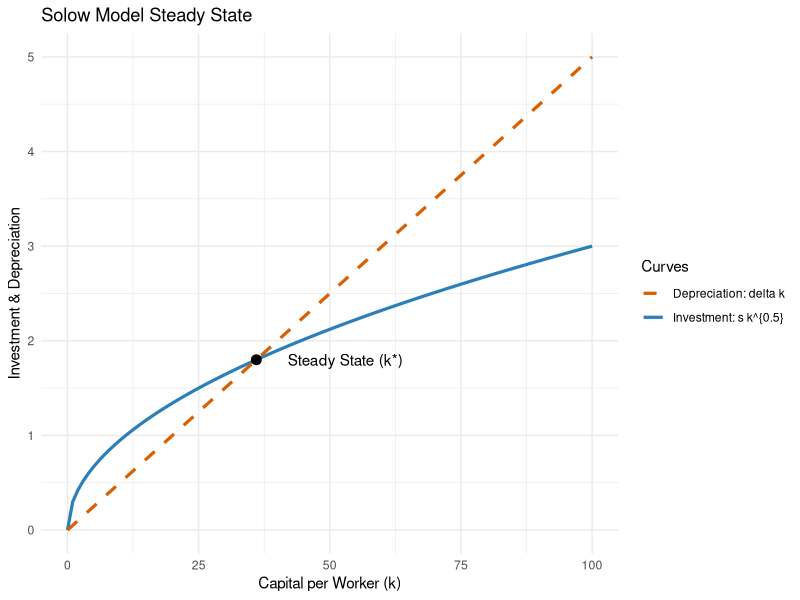
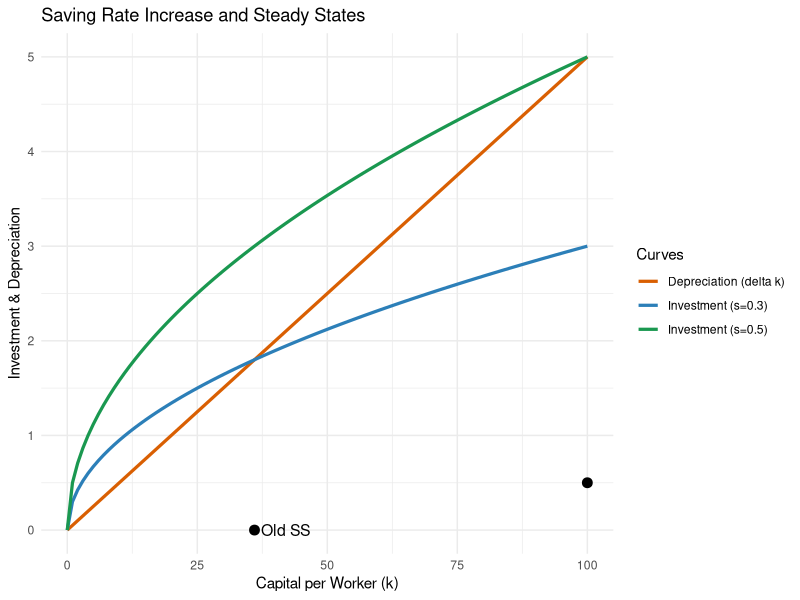
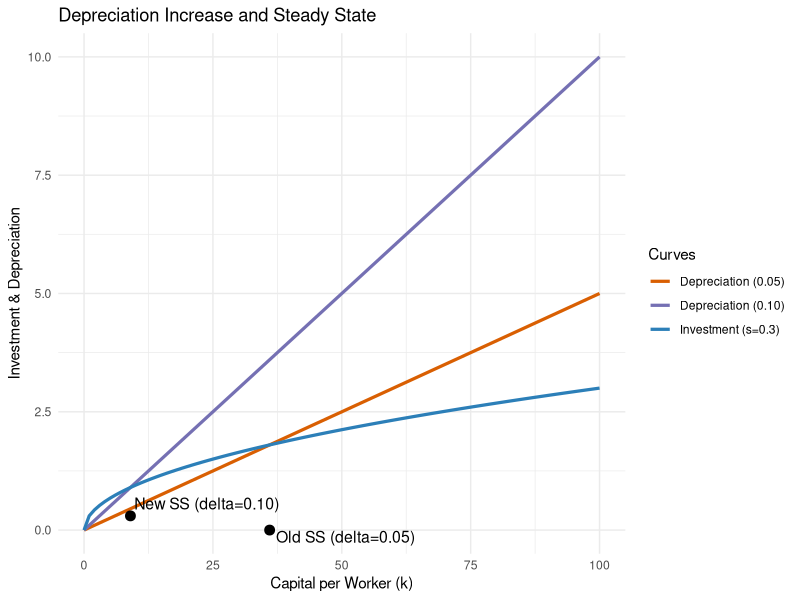
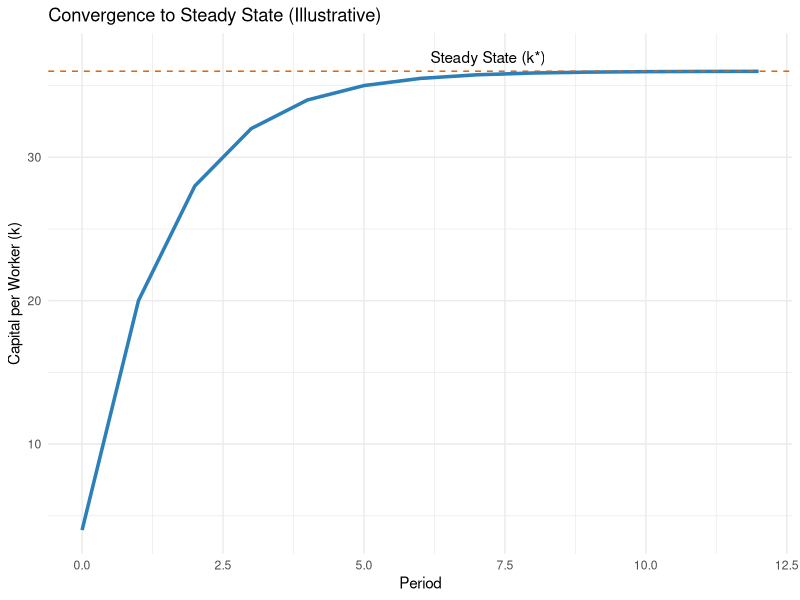
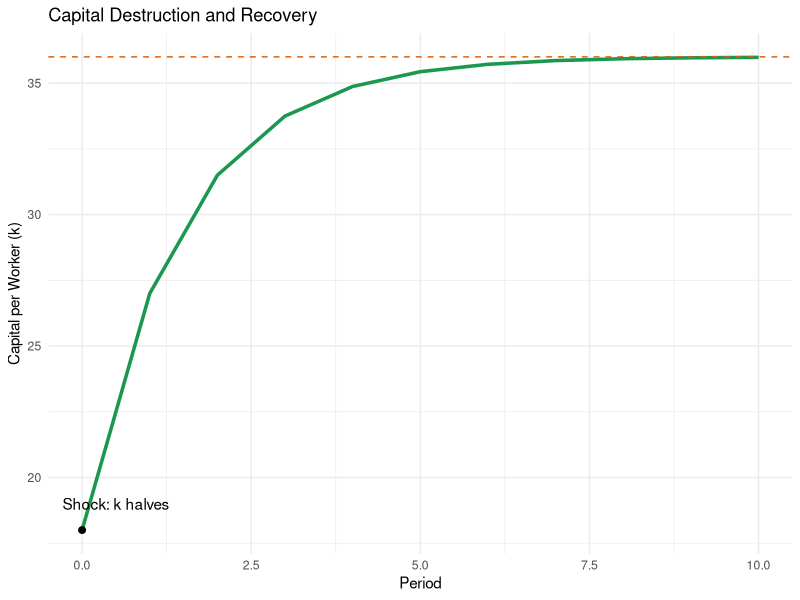

Here is the R script that generated these plots, in order:
## ---- chunk 1
#| label: setup
#| include: false
library(ggplot2)
library(dplyr)
library(ggrepel)
theme_set(theme_minimal())
## ---- chunk 2
#| label: solow-steady-state
#| fig-cap: "Solow model steady state with investment and depreciation curves."
k <- seq(0, 100, by = 1)
s <- 0.3
delta <- 0.05
invest <- s * k^0.5
deprec <- delta * k
ss_k <- (s / delta)^2

ss_idx <- which.min(abs(k - ss_k))
ss_y <- invest[ss_idx]

ss_df <- data.frame(k = ss_k, y = ss_y)

base_df <- data.frame(k = k, invest = invest, deprec = deprec)

library(scales)

 ggplot(base_df, aes(x = k)) +
  geom_line(aes(y = invest, color = "Investment: s k^{0.5}"), size = 1.1) +
  geom_line(aes(y = deprec, color = "Depreciation: delta k"), size = 1.1, linetype = "dashed") +
  geom_point(data = ss_df, aes(y = y), color = "black", size = 3) +
  annotate("text", x = ss_k + 6, y = ss_y, label = "Steady State (k*)", hjust = 0) +
  scale_color_manual(values = c("Investment: s k^{0.5}" = "#2C7FB8", "Depreciation: delta k" = "#D95F02")) +
  labs(x = "Capital per Worker (k)", y = "Investment & Depreciation", color = "Curves", title = "Solow Model Steady State") +
  xlim(0, 100) + ylim(0, max(invest, deprec))
## ---- chunk 3
#| label: solow-savings-change
#| fig-cap: "Solow model: effect of increased saving rate on steady state."
s1 <- 0.3
s2 <- 0.5
invest1 <- s1 * k^0.5
invest2 <- s2 * k^0.5
ss_k1 <- (s1 / delta)^2
ss_k2 <- (s2 / delta)^2

ss_df2 <- tibble(
  label = c("Old SS", "New SS"),
  k = c(ss_k1, ss_k2),
  y = c(invest1[which.min(abs(k - ss_k1))], invest2[which.min(abs(k - ss_k2))])
)

plot_df <- dplyr::bind_rows(
  tibble(k = k, y = invest1, series = "Investment (s=0.3)"),
  tibble(k = k, y = invest2, series = "Investment (s=0.5)"),
  tibble(k = k, y = deprec, series = "Depreciation (delta k)")
)

 ggplot(plot_df, aes(x = k, y = y, color = series)) +
  geom_line(size = 1.1) +
  geom_point(data = ss_df2, aes(x = k, y = y), color = "black", size = 3, inherit.aes = FALSE) +
  geom_text_repel(data = ss_df2, aes(x = k, y = y, label = label), inherit.aes = FALSE, nudge_x = 5, size = 4) +
  scale_color_manual(values = c("Investment (s=0.3)" = "#2C7FB8", "Investment (s=0.5)" = "#1A9850", "Depreciation (delta k)" = "#D95F02")) +
  labs(x = "Capital per Worker (k)", y = "Investment & Depreciation", color = "Curves", title = "Saving Rate Increase and Steady States") +
  xlim(0, 100) + ylim(0, max(invest2, deprec))
## ---- chunk 4
#| label: solow-depreciation-change
#| fig-cap: "Solow model: higher depreciation lowers the steady state."
delta1 <- 0.05
delta2 <- 0.10

invest <- s1 * k^0.5

dep1 <- delta1 * k
dep2 <- delta2 * k

ss_k_dep1 <- (s1 / delta1)^2
ss_k_dep2 <- (s1 / delta2)^2

ss_dep_df <- tibble(
  label = c("Old SS (delta=0.05)", "New SS (delta=0.10)"),
  k = c(ss_k_dep1, ss_k_dep2),
  y = c(invest[which.min(abs(k - ss_k_dep1))], invest[which.min(abs(k - ss_k_dep2))])
)

plot_df_dep <- dplyr::bind_rows(
  tibble(k = k, y = invest, series = "Investment (s=0.3)"),
  tibble(k = k, y = dep1, series = "Depreciation (0.05)"),
  tibble(k = k, y = dep2, series = "Depreciation (0.10)")
)

 ggplot(plot_df_dep, aes(x = k, y = y, color = series)) +
  geom_line(size = 1.1) +
  geom_point(data = ss_dep_df, aes(x = k, y = y), color = "black", size = 3, inherit.aes = FALSE) +
  geom_text_repel(data = ss_dep_df, aes(x = k, y = y, label = label), inherit.aes = FALSE, nudge_x = 5, size = 4) +
  scale_color_manual(values = c("Investment (s=0.3)" = "#2C7FB8", "Depreciation (0.05)" = "#D95F02", "Depreciation (0.10)" = "#7570B3")) +
  labs(x = "Capital per Worker (k)", y = "Investment & Depreciation", color = "Curves", title = "Depreciation Increase and Steady State") +
  xlim(0, 100) + ylim(0, max(invest, dep2))
## ---- chunk 5
#| label: solow-convergence-time
#| fig-cap: "Time path of capital per worker converging to steady state."
# Simple geometric convergence illustration
k_star <- ss_k1
k0 <- 4
T <- 12
alpha <- 0.5  # closes half the gap each period
k_path <- numeric(T + 1)
k_path[1] <- k0
for (t in 1:T) {
  k_path[t + 1] <- k_path[t] + alpha * (k_star - k_path[t])
}

conv_df <- tibble(period = 0:T, k = k_path)

 ggplot(conv_df, aes(x = period, y = k)) +
  geom_line(color = "#2C7FB8", size = 1.2) +
  geom_hline(yintercept = k_star, linetype = "dashed", color = "#D95F02") +
  annotate("text", x = T * 0.6, y = k_star + 1, label = "Steady State (k*)") +
  labs(x = "Period", y = "Capital per Worker (k)", title = "Convergence to Steady State (Illustrative)")
## ---- chunk 6
#| label: solow-war-shock
#| fig-cap: "One-time capital destruction and recovery to steady state."
# Assume pre-shock k at steady state k_star, shock halves k, then convergence
k_pre <- k_star
k_shock <- k_pre / 2
T2 <- 10
alpha <- 0.5  # closes half the gap each period
k_path2 <- numeric(T2 + 1)
k_path2[1] <- k_shock
for (t in 1:T2) {
  k_path2[t + 1] <- k_path2[t] + alpha * (k_star - k_path2[t])
}
conv_df2 <- tibble(period = 0:T2, k = k_path2)

shock_df <- tibble(period = 0, k = k_shock)

ggplot(conv_df2, aes(x = period, y = k)) +
  geom_line(color = "#1A9850", size = 1.2) +
  geom_hline(yintercept = k_star, linetype = "dashed", color = "#D95F02") +
  geom_point(data = shock_df, aes(x = period, y = k), color = "black", size = 2) +
  annotate("text", x = 0.5, y = k_shock + 1, label = "Shock: k halves") +
  labs(x = "Period", y = "Capital per Worker (k)", title = "Capital Destruction and Recovery")
